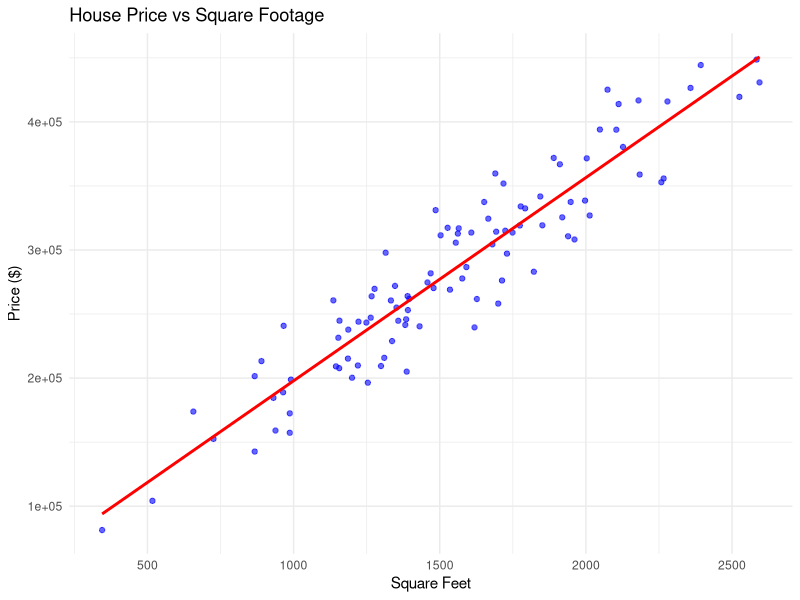

Write the R code that produced this figure.
# Real Estate Price Prediction using Linear Regression
# Author: Ashraf Pathan

# Load required library
if (!require(ggplot2)) install.packages("ggplot2")
library(ggplot2)

# Create sample housing data
set.seed(123)
n <- 100

house_data <- data.frame(
  House_ID = 1:n,
  Square_Feet = round(rnorm(n, 1500, 500)),
  Bedrooms = sample(2:5, n, replace = TRUE),
  Age_Years = sample(1:30, n, replace = TRUE)
)

# Generate house prices
house_data$Price <- (house_data$Square_Feet * 150) +
                     (house_data$Bedrooms * 20000) -
                     (house_data$Age_Years * 1000) +
                     rnorm(n, 0, 15000)

# Quick data check
summary(house_data)

# Plot: Square Feet vs Price
ggplot(house_data, aes(Square_Feet, Price)) +
  geom_point(color = "blue", alpha = 0.6) +
  geom_smooth(method = "lm", color = "red", se = FALSE) +
  labs(
    title = "House Price vs Square Footage",
    x = "Square Feet",
    y = "Price ($)"
  ) +
  theme_minimal()

# Build linear regression model
model <- lm(Price ~ Square_Feet + Bedrooms + Age_Years, data = house_data)

# Model output
coef(model)
summary(model)

# Predict price for a new house
new_house <- data.frame(
  Square_Feet = 2000,
  Bedrooms = 3,
  Age_Years = 5
)

predicted_price <- predict(model, new_house)

cat(sprintf(
  "\nPredicted price for a 2000 sqft, 3 BHK, 5-year-old house: $%.2f\n",
  predicted_price
))
